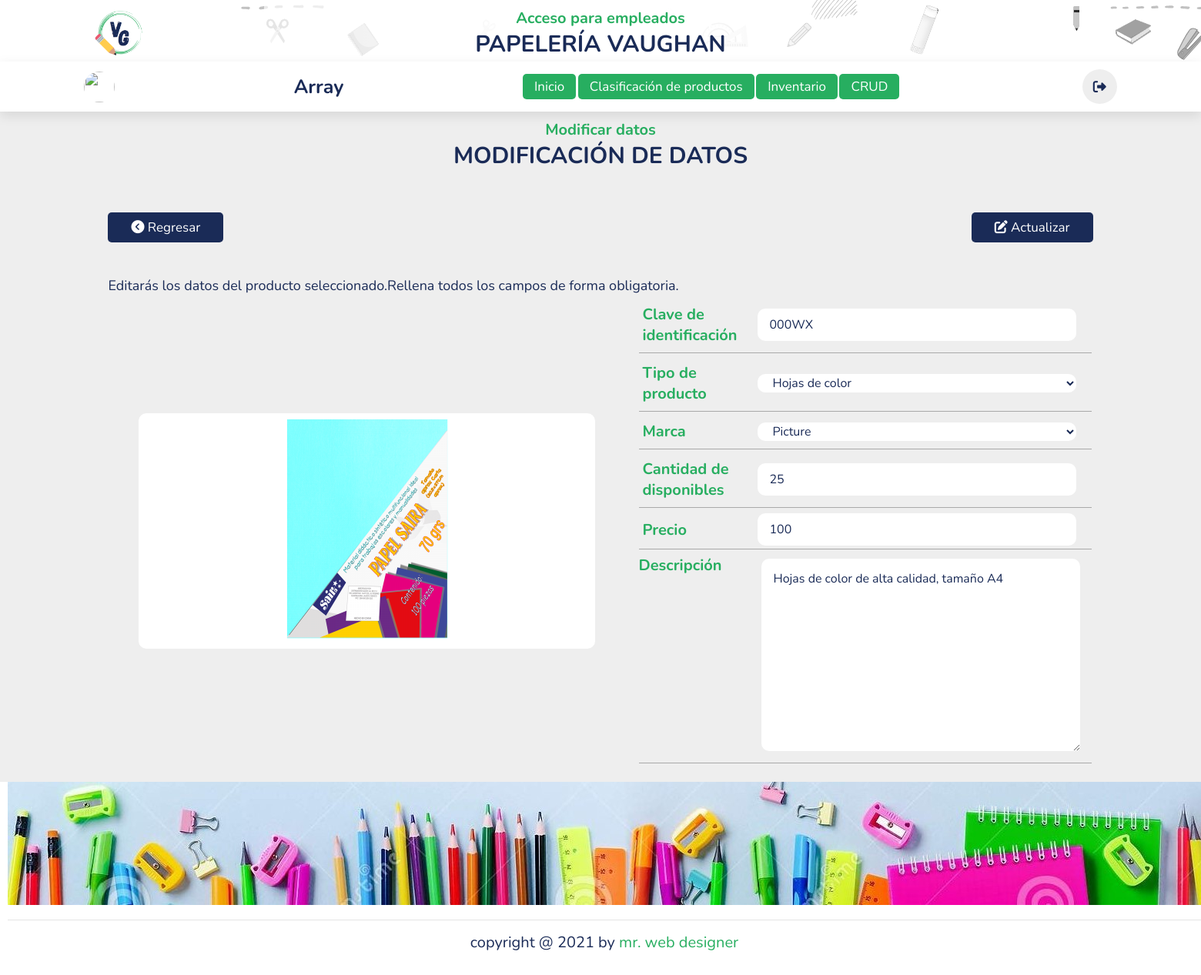
/Inventario/VistaInventarioModificar.php?idInventario=000WX (signed in), run on the app's committed database.
### tables this page shows
CREATE TABLE IF NOT EXISTS `inventarios` (
  `idInventarios` varchar(5) NOT NULL,
  `idProveedores` int NOT NULL,
  `idProductos` int NOT NULL,
  `cantidad` varchar(5) NOT NULL,
  `precio` float NOT NULL,
  `descripción` text NOT NULL,
  PRIMARY KEY (`idInventarios`),
  KEY `idProveedor` (`idProveedores`),
  KEY `idProducto` (`idProductos`)
);

### Funciones/Funciones.php (called while the page is built, shortened)
<?php
    function consultaProductos(){
        $conexionBDPapeleria = conexionPrincipal();
        $consultaProductos = mysqli_query($conexionBDPapeleria, "SELECT * FROM Productos");
        return $consultaProductos;
    }
    function consultaProveedores(){
        $conexionBDPapeleria = conexionPrincipal();
        $consultaProveedores = mysqli_query($conexionBDPapeleria, "SELECT * FROM Proveedores");
        return $consultaProveedores;
    }
    function consultaCruzadaCRUDInventarios($condicionWHERE, $idInventarios){
        if (!$condicionWHERE){
            $consultaSQL = "SELECT * FROM Inventarios,Productos,Proveedores
                WHERE Inventarios.idProductos=Productos.idProductos
                AND Inventarios.idProveedores=Proveedores.idProveedores ORDER BY nombreProductos";
        }else{
            $consultaSQL = "SELECT * FROM Inventarios,Productos,Proveedores
                WHERE Inventarios.idProductos=Productos.idProductos
                AND Inventarios.idProveedores=Proveedores.idProveedores
                AND idInventarios='$idInventarios'";
        }
        return $consultaSQL;
    }
    function menu(){
        $Menu = include '../Menu/Menu.php';
        return $Menu;
    }
    function banner(){
        $banner = include '../Banner/Banner.php';
        return $banner;
    }
    function piePagina(){
        $piePagina = include '../PiePagina/PiePagina.php';
        return $piePagina;
    }
    function verDatoInventario($idInventarios){
        $conexionBDPapeleria = conexionPrincipal();
        $condicionWHERE =  TRUE;
        $consultaSQL = consultaCruzadaCRUDInventarios($condicionWHERE,$idInventarios);
        $consulta = mysqli_query($conexionBDPapeleria,$consultaSQL);
        $filaDatosInventarios = $consulta->fetch_assoc();
        return $filaDatosInventarios;
    }
?>

### Inventario/VistaInventarioModificar.php (the view, shortened to what this page needs)
<!DOCTYPE html>
<html lang="es">
<head>
</head>
<body>
    <?php
        include '../Funciones/Funciones.php';
        $idInventario = $_GET['idInventario'];
        $filaDatosInventarios = verDatoInventario($idInventario);
        $consultaProveedores = consultaProveedores();
        $consultaProductos = consultaProductos();
    ?>
    <div class="encabezadoApartado">
        <h3 class="sub-heading">Modificar datos</h3>
        <h1 class="heading">Modificación de datos</h1>
    </div>
    <section class="inventarioVista">
        <form action="CodeInventarioModificar.php" method="POST">
            <div class="botones">
                <div class="left">
                    <a href="Inventario.php" class="btn"><i class="fa-solid fa-circle-chevron-left"></i>  Regresar</a>
                </div>
                <div class="right">
                    <button class="btn btnAccionesModificar" href="" onclick="return ConfirmacionModificar()"><i class="fa-solid fa-pen-to-square"></i>  Actualizar</button>
                </div>
            </div>
            <p style="text-transform:none; font-size:1.8rem; color: var(--black)"><br>Editarás los datos del producto seleccionado.Rellena todos los campos de forma obligatoria.</p>
            <div class="row">
                <div class="image">
                    <div class="box">
                        <img src="FotosProductos/<?php echo $filaDatosInventarios['idProductos']; ?>.png" alt="">
                    </div>
                </div>
                <div class="content">
                    <table>
                        <tbody>
                            <tr style="box-shadow: inset 0 -0.5px 0  #666;">
                                <td class="encabezadoTabla"><h3>Clave de identificación</h3></td>
                                <td class="columnaDato" style="text-transform:uppercase;"><input type="text" name="idInventarios" value="<?php echo $filaDatosInventarios['idInventarios']; ?>" minlength="5" maxlength="5" size="5" readonly></td>
                            </tr>
                            <tr style="box-shadow: inset 0 -0.5px 0  #666;">
                                <td class="encabezadoTabla"><h3>Tipo de producto</h3></td>
                                <td class="columnaDato"><select name="idProductos" id="idProductos" required>
                                        <?php while($filaProductos = $consultaProductos->fetch_assoc()) {
                                            if($filaProductos['idProductos']==$filaDatosInventarios['idProductos']){?>
                                                <option value="<?php echo $filaProductos['idProductos']; ?>" selected="selected"><?php echo $filaProductos['nombreProductos']; ?></option>
                                            <?php }else{ ?>
                                                <option value="<?php echo $filaProductos['idProductos']; ?>"><?php echo $filaProductos['nombreProductos']; ?></option>
                                            <?php } ?>
                                        <?php } ?>
                                    </select>
                                </td>
                            </tr>
                            <tr style="box-shadow: inset 0 -0.5px 0  #666;">
                                <td class="encabezadoTabla"><h3>Marca</h3></td>
                                <td class="columnaDato"><select name="idProveedores" id="idProveedores" required>
                                        <?php while($filaProveedores = $consultaProveedores->fetch_assoc()) {
                                            if($filaProveedores['idProveedores']==$filaDatosInventarios['idProveedores']){?>
                                                <option value="<?php echo $filaProveedores['idProveedores']; ?>" selected="selected"><?php echo $filaProveedores['nombreProveedores']; ?></option>
                                            <?php }else{ ?>
                                                <option value="<?php echo $filaProveedores['idProveedores']; ?>"><?php echo $filaProveedores['nombreProveedores']; ?></option>
                                            <?php } ?>
                                        <?php } ?>
                                    </select>
                                </td>
                            </tr>
                            <tr style="box-shadow: inset 0 -0.5px 0  #666;">
                                <td class="encabezadoTabla"><h3>Cantidad de disponibles</h3></td>
                                <td class="columnaDato"><input type="number" step="0.01" name="cantidad" value="<?php echo $filaDatosInventarios['cantidad']; ?>" ondrop="return false;" onpaste="return false;" onkeypress="return event.charCode>=48 && event.charCode<=57" required></td>
                            </tr>
                            <tr style="box-shadow: inset 0 -0.5px 0  #666;">
                                <td class="encabezadoTabla"><h3>Precio</h3></td>
                                <td class="columnaDato"><input type="number" name="precio" value="<?php echo $filaDatosInventarios['precio']; ?>"></td>
                            </tr>
                            <tr style="box-shadow: inset 0 -0.5px 0  #666;">
                                <td class="descripcion"><h3>Descripción</h3></td>
                                <td class="columnaDato"><textarea name="descripción" id="descripción"><?php echo $filaDatosInventarios['descripción']; ?></textarea></td>
                            </tr>
                        </tbody>
                    </table>
                </div>
            </div>
        </form>
    </section>
</body>
</html>

### CSS/style.css (style rules this page uses)
:root { --green:#27ae60; --red: #a42424; --yellow: #f7a415; --black:hwb(223 10% 66%); --light-color:#666; --box-shadow:0 .5rem 1.5rem rgba(0, 0, 0, 0.1); }
* { font-family: 'Nunito', sans-serif; margin:0; padding:0; box-sizing: border-box; text-decoration: none; outline: none; border:none; transition: all .2s linear; }
html { font-size: 62.5%; overflow-x: hidden; scroll-padding-top: 5.5rem; scroll-behavior: smooth; }
section { padding:2rem 9%; }
.sub-heading { text-align: center; color:var(--green); font-size: 2rem; padding-top: 1rem; }
.heading { text-align: center; color:var(--black); font-size: 3rem; padding-bottom: 1rem; text-transform: uppercase; }
.btn { margin-top: 1rem; display: inline-block; font-size: 1.7rem; color:#fff; background: var(--black); border-radius: .5rem; cursor: pointer; padding:.8rem 3rem; }
.encabezadoApartado { position: sticky; top:14.5rem; background-color: #eee; }
.botones { display:flex; position: sticky; top: 23rem; align-items: center; flex-wrap: wrap-reverse; gap:2rem; padding-bottom: 2rem; background-color: #eee; }
.botones .left { width: 50%; flex: 1 1 20rem; text-align: left; }
.botones .right { width: 50%; flex: 1 1 20rem; text-align: right; }
.inventarioVista { padding-top: 9rem; background-color: #eee; }
.inventarioVista .row { display: flex; flex-wrap: wrap; gap:1.5rem; align-items: center; }
.inventarioVista .row .image { flex:1 1 45rem; background-color: #fff; border-radius: 1rem; justify-content: space-around; text-align: center; margin: 0 4rem; }
.inventarioVista .row .image img { width: 30rem; height: 30rem; }
.inventarioVista .row .content { flex:1 1 45rem; }
.inventarioVista .row .content .columnaDato { width: 100%; padding: 0.5rem 2rem 0.5rem 2rem; }
.inventarioVista .row .content .encabezadoTabla { width: .5rem; padding: 0.5rem; }
.inventarioVista .row .content h3 { color:var(--green); font-size: 2rem; padding:.5rem 0; text-transform: none; }
.inventarioVista .row .content input { font-size: 1.6rem; border-radius: 1rem; background-color: #fff; color: #192a56; width: 100%; padding: 1rem 1.5rem; text-transform: none; }
.inventarioVista .row .content select { font-size: 1.6rem; border-radius: 1rem; background-color: #fff; color: #192a56; padding-left: 1.5rem; padding-right: 1.5rem; width: 100%; }
.inventarioVista .row .content textarea { font-size: 1.6rem; border-radius: 1rem; background-color: #fff; color: #192a56; margin: .5rem; padding: 1.5rem; height: 25rem; width: 100%; text-transform: none; }
.inventarioVista .row .content .descripcion { vertical-align: text-top; }

### data on the page
inventarios: idInventarios "000WX", cantidad "25", precio "100", descripción "Hojas de color de alta calidad, tamaño A4"

### other printed values
$_SESSION['usuario'] "Array"
form field idProductos "Hojas de color"
form field idProveedores "Picture"
